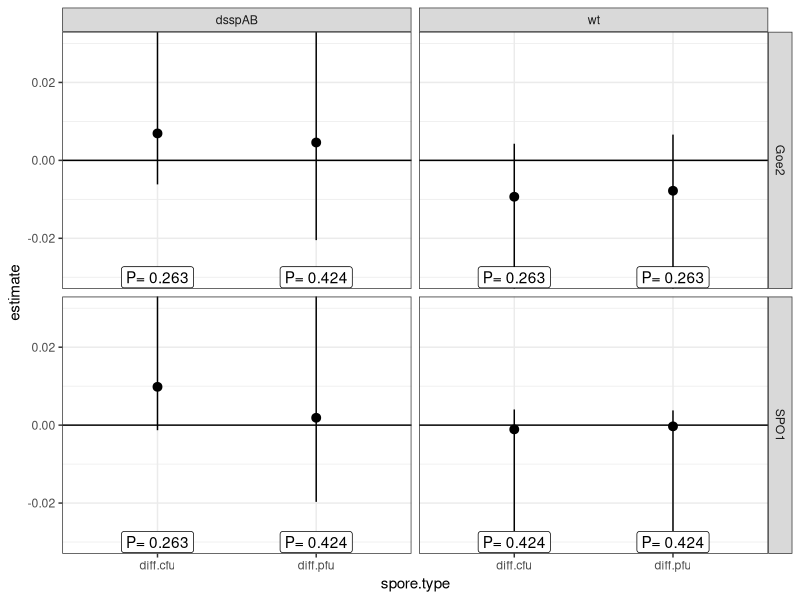

Recreate this plot in R. (Note: this script raises an error after producing the figure.)
library(tidyverse)
library(here)
library(broom)

#load slope data
d <- read_csv(here("data/HeatDecaySlopes.csv"))

# calculate difference in resistance between infected and non infected spores

d.goe2 <- 
  d%>%
    filter(phage=="Goe2"|phage=="noPhage")%>%
  #resistance  = 1+slope
  mutate(resistance=1+slope)%>%
  # make each spore type a column, for diff
  pivot_wider(id_cols=c("host", "colony"), 
              names_from=spore,
              values_from=resistance)%>%
  #calc. diff for CFU spores
  mutate(diff.cfu=`infected host spore`-`non-infected host spore`)%>%
  #calc. diff for PFU spores
  mutate(diff.pfu=`viral spore`-`non-infected host spore`)%>%
  #return to long format with diffs
  select(-`non-infected host spore`,-`infected host spore`,-`viral spore`)%>%
  pivot_longer(cols=c("diff.cfu", "diff.pfu"),names_to = "spore.type", values_to="slope.diff")



# one sample t.test
  # test if infection with ssp phage caused a significant shift in spore resistance
  # that would be manifested as the calculated difference deviating from 0
  # we hypothesized that infection by ssp-carrying phages will 
    # restore heat resistance of dSspAB => diff > 0
      # OR
    # compromise resistance of the WT host => diff < 0 
  # so using one0sided tests with appropriate alternatives.
d.ttest <- tibble()

for (h in unique(d.goe2$host)){
  for(sp.type in unique(d.goe2$spore.type)){
    t.alt <- if_else(h=="wt", "l","g")
    
    t.res <- d.goe2%>%
      filter(host==h)%>%
      filter(spore.type==sp.type)%>%
      pull(slope.diff)%>%
      t.test(., alternative = t.alt)
   
    d.ttest <- 
      tibble(host=h,phage="Goe2",spore.type=sp.type,glance(t.res))%>%
          bind_rows(d.ttest)

  }
}


##############
# same thing for SPO1
d.spo1 <- 
  d%>%
  filter(phage=="SPO1"|phage=="noPhage")%>%
  #resistance  = 1+slope
  mutate(resistance=1+slope)%>%
  # make each spore type a column, for diff
  pivot_wider(id_cols=c("host", "colony"), 
              names_from=spore,
              values_from=resistance)%>%
  #calc. diff for CFU spores
  mutate(diff.cfu=`infected host spore`-`non-infected host spore`)%>%
  #calc. diff for PFU spores
  mutate(diff.pfu=`viral spore`-`non-infected host spore`)%>%
  #return to long format with diffs
  select(-`non-infected host spore`,-`infected host spore`,-`viral spore`)%>%
  pivot_longer(cols=c("diff.cfu", "diff.pfu"),names_to = "spore.type", values_to="slope.diff")



# one sample t.test
# test if infection with ssp phage caused a significant shift in spore resistance
# that would be manifested as the calculated difference deviating from 0
for (h in unique(d.spo1$host)){
  for(sp.type in unique(d.spo1$spore.type)){
    t.alt <- if_else(h=="wt", "l","g")
    
    t.res <- d.spo1%>%
      filter(host==h)%>%
      filter(spore.type==sp.type)%>%
      pull(slope.diff)%>%
      t.test(., alternative = t.alt)
    
    d.ttest <- 
      tibble(host=h,phage="SPO1",spore.type=sp.type,glance(t.res))%>%
      bind_rows(d.ttest)
    
  }
}

d.ttest$p.adj <- p.adjust(d.ttest$p.value, method = "BH")

write_csv(d.ttest,here("data/diff-ttest.csv"))

d.ttest%>%
  mutate(lab=paste("P=",p.adj%>%signif(3)))%>%
  ggplot(aes(x=spore.type, y=estimate))+
  geom_hline(yintercept = 0)+
  geom_pointrange(aes(ymin=conf.low, ymax=conf.high))+
  geom_label(aes(label=lab), y=-0.03)+
  ylim(-0.03,0.03)+
  facet_grid(phage~host)+
  theme_bw()+
  ggsave(here("figures/diff-ttest.png"), width = 7, height = 7)
